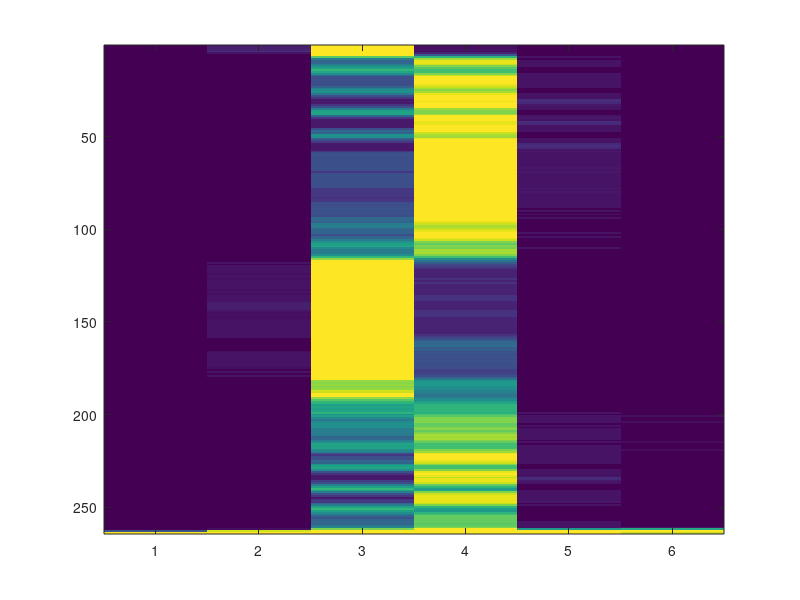
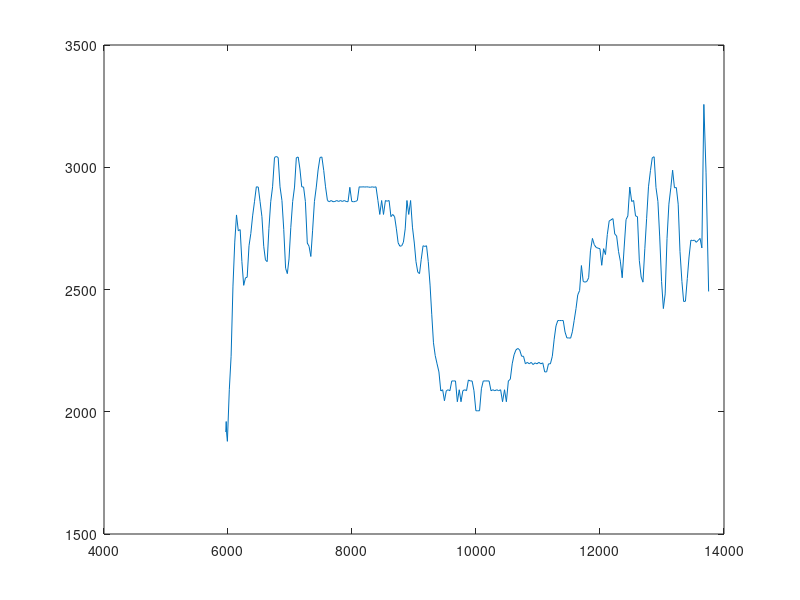

Reproduce these figures in MATLAB, in order.
M = csvread('arduinoReadings.csv');
sensors = M(:,1:6);
weightedAverage = M(:,7);
time = M(:,8);
figure
imagesc(sensors)
figure
plot(time,weightedAverage)

